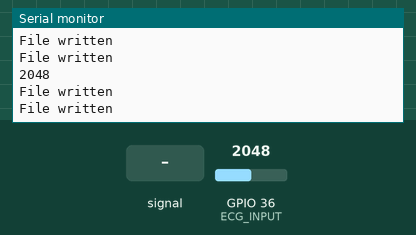
Recording of a sketch running on a simulated ESP32. Parts: the last lines printed to the serial monitor. The inputs (shaded band) are chosen by the test bench; at power-on: GPIO 36 (ECG_INPUT) = 2048. Storage starts empty; nothing arrives over Bluetooth unless stated.

Above: at 1.2 s.
1.3 s: GPIO 36 (ECG_INPUT) fed a 200 Hz sine of ±327 counts around its level
2.8 s: GPIO 36 (ECG_INPUT) set to 2866
At 3.4 s:
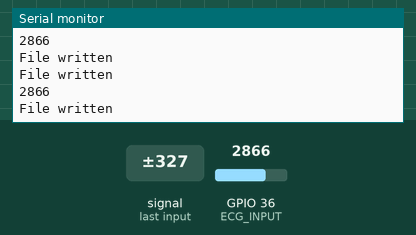
4.3 s: GPIO 36 (ECG_INPUT) fed a 1000 Hz sine of ±1023 counts around its level
5.8 s: GPIO 36 (ECG_INPUT) set to 3603
At 6.3 s:
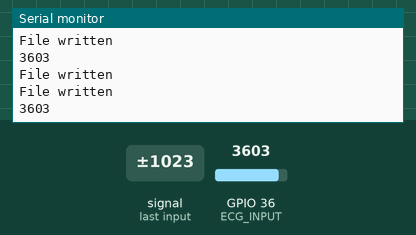
Timing chart, 0 to 8.3 s (numbered marks = the images above; inputs shaded):
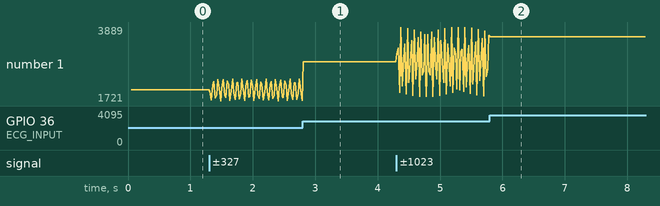

Measured:
- plotted number 1: 2048 → 1729 after the input at 1.3 s, 2866 → 3646 after the input at 4.3 s

The sketch:

ESP32_bluetooth_develop.ino
```cpp
#include "FS.h"
#include "SD.h"
#include "SPI.h"
#include <BluetoothSerial.h>

#define SCK  14
#define MISO  12
#define MOSI  13
#define CS  15

#define ECG_INPUT     36
#define ECG_LO_MIN    40
#define ECG_LO_PLUS   41

SPIClass spi = SPIClass(HSPI);
BluetoothSerial SerialBT;
int ecgRead;
char newFileNameBuffer[20];
String newFileName;
int lastIndex = -1;

int scanFileIndex(const String& fileName) {
  int fileIndex = -1;

  if (sscanf(fileName.c_str(), "data%d.csv", &fileIndex) == 1) {
    return fileIndex;
  }else {
    return -1;  // Invalid file name format
  }
}

void writeFile(fs::FS &fs, const char * path, int message){
  File file = fs.open(path, FILE_APPEND);
  if(!file){
    Serial.println("Failed to open file for writing");
    return;
  }
  if(file.println(message)){
    Serial.println("File written");
  } else {
    Serial.println("Write failed");
  }
  file.close();
}

void writeFileStr(fs::FS &fs, const char * path, String message){
  File file = fs.open(path, FILE_APPEND);
  if(!file){
    Serial.println("Failed to open file for writing");
    return;
  }
  if(file.println(message)){
    Serial.println("File written");
  } else {
    Serial.println("Write failed");
  }
  file.close();
}

String generateNewFileName(){
    File root = SD.open("/");

    while (true) {
      File entry = root.openNextFile();
      if (!entry){
        break;
      }

      String fileName = entry.name();

      if (fileName.startsWith("data")) {

        int currentIndex = scanFileIndex(fileName);

        if (currentIndex > lastIndex) {
          lastIndex = currentIndex;
        }
      }
      entry.close();
    }

    root.close();

    int newIndex = lastIndex + 1;
    String newFileName = "data" + String(newIndex) + ".csv";
    return newFileName;
}

void setup(){

  Serial.begin(115200);
  pinMode(ECG_INPUT, INPUT);
  SerialBT.begin("ESP32test");


  spi.begin(SCK, MISO, MOSI, CS);

  if(!SD.begin(CS,spi,8000000)){
    Serial.println("Card Mount Failed");
    return;
  }
  newFileName = generateNewFileName();
  newFileName.toCharArray(newFileNameBuffer, sizeof(newFileNameBuffer));


  File newFile = SD.open(("/" + String(newFileNameBuffer)).c_str(), FILE_WRITE);
  if (newFile) {
    newFile.println("1000");
    newFile.close();
  } else {
    Serial.println("Failed to create new file!");
  }
  writeFileStr(SD, "/pasien_1.csv", "rekamanbaru");
}

void loop(){
  ecgRead = analogRead(ECG_INPUT);

  Serial.println(ecgRead);
  SerialBT.println(ecgRead);

  writeFile(SD, ("/" + String(newFileNameBuffer)).c_str(), ecgRead);
  writeFile(SD, "/pasien_1.csv", ecgRead);

  delay(1);
}
```
